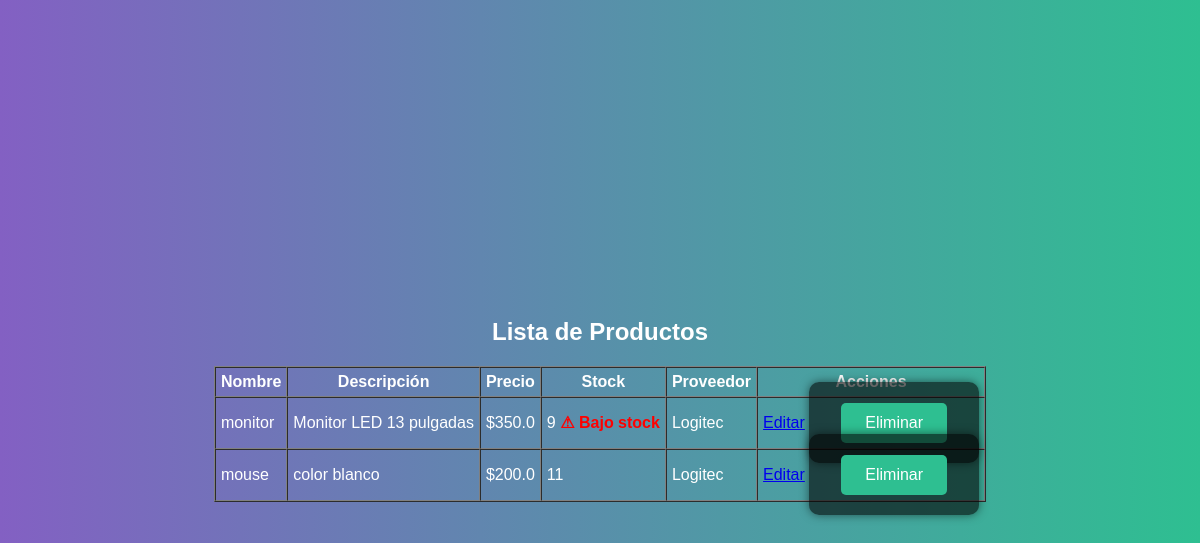
The app's page /productos (signed in) with its own data.
### app/models.py (models this page shows, shortened)
class Producto(db.Model):
    id = db.Column(db.Integer, primary_key=True)
    nombre = db.Column(db.String(150), nullable=False)
    descripcion = db.Column(db.Text)
    precio = db.Column(db.Float, nullable=False)
    stock = db.Column(db.Integer, nullable=False)
    stock_maximo = db.Column(db.Integer, nullable=False, default=100)
    proveedor_id = db.Column(db.Integer, db.ForeignKey('proveedor.id'), nullable=False)

class Proveedor(db.Model):
    id = db.Column(db.Integer, primary_key=True)
    nombre = db.Column(db.String(150), nullable=False)
    email = db.Column(db.String(120))
    telefono = db.Column(db.String(50))
    productos = db.relationship('Producto', backref='proveedor', lazy=True)

### app/routes.py (the view)
@main.route('/productos')
@login_required
def listar_productos():
    productos = Producto.query.all()
    return render_template('listar_productos.html', productos=productos)

### app/templates/listar_productos.html (shortened to what this page needs)
{% extends 'base.html' %}
{% block content %}
<h2>Lista de Productos</h2>
{% if productos %}
  <table border="1" cellpadding="5" cellspacing="0">
    <thead>
      <tr>
        <th>Nombre</th>
        <th>Descripción</th>
        <th>Precio</th>
        <th>Stock</th>
        <th>Proveedor</th>
        {% if current_user.role == 'admin' %}
          <th>Acciones</th>
        {% endif %}
      </tr>
    </thead>
    <tbody>
      {% for producto in productos %}
      <tr>
        <td>{{ producto.nombre }}</td>
        <td>{{ producto.descripcion }}</td>
        <td>${{ producto.precio }}</td>
        <td>
          {{ producto.stock }}
          {% if producto.stock <= producto.stock_maximo * 0.1 %}
          <span style="color: red; font-weight: bold;">⚠ Bajo stock </span>
        {% endif %}
        </td>
        <td>{{ producto.proveedor.nombre }}</td>
        {% if current_user.role == 'admin' %}
          <td>
            <a href="{{ url_for('main.editar_producto', id=producto.id) }}">Editar</a>
            <form action="{{ url_for('main.eliminar_producto', id=producto.id) }}" method="POST" style="display:inline;">
                <button type="submit" onclick="return confirm('¿Estás seguro de que deseas eliminar este producto?')">Eliminar</button>
            </form>
          </td>
        {% endif %}
      </tr>
      {% endfor %}
    </tbody>
  </table>
{% else %}
  <p>No hay productos registrados.</p>
{% endif %}
{% endblock %}

### app/templates/base.html (shortened to what this page needs)
<!doctype html>
<html lang="en">
<head>
    <link rel="stylesheet" href="{{ url_for('static', filename='styles.css') }}">
    <link rel="stylesheet" href="https://cdnjs.cloudflare.com/ajax/libs/animate.css/4.1.1/animate.min.css" />
</head>
<body>
    {% block content %}{% endblock %}
</body>
</html>

### app/static/styles.css (style rules this page uses)
body { margin: 0; padding: 0; font-family: 'Arial', sans-serif; background: linear-gradient(to right, #8360c3, #2ebf91); color: #fff; min-height: 100vh; display: flex; flex-direction: column; align-items: center; justify-content: center; }
form { background: rgba(0, 0, 0, 0.6); padding: 2rem; border-radius: 10px; box-shadow: 0 0 10px rgba(0,0,0,0.5); animation: fadeIn 1s ease-in-out; }
button { background-color: #2ebf91; border: none; padding: 0.7rem 1.5rem; border-radius: 5px; cursor: pointer; color: white; font-size: 1rem; transition: background-color 0.3s ease; }

### records on screen
Producto: nombre "monitor", descripcion "Monitor LED 13 pulgadas", precio "350.0", stock "9", stock_maximo "⚠ Bajo stock", proveedor.nombre "Logitec"
Producto: nombre "mouse", descripcion "color blanco", precio "200.0", stock "11", proveedor.nombre "Logitec"
